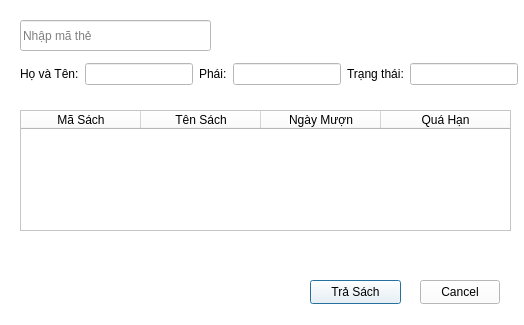
<?xml version="1.0" encoding="UTF-8"?>
<ui version="4.0">
 <class>trasach</class>
 <widget class="QDialog" name="trasach">
  <property name="geometry">
   <rect>
    <x>0</x>
    <y>0</y>
    <width>524</width>
    <height>325</height>
   </rect>
  </property>
  <property name="windowTitle">
   <string>Dialog</string>
  </property>
  <widget class="QWidget" name="widget" native="true">
   <property name="geometry">
    <rect>
     <x>-100</x>
     <y>-10</y>
     <width>801</width>
     <height>431</height>
    </rect>
   </property>
   <property name="styleSheet">
    <string notr="true">background-color: rgb(255, 255, 255);</string>
   </property>
   <widget class="QLineEdit" name="lineEdit_mathe">
    <property name="geometry">
     <rect>
      <x>120</x>
      <y>30</y>
      <width>191</width>
      <height>31</height>
     </rect>
    </property>
    <property name="styleSheet">
     <string notr="true">color: rgb(0, 0, 0);
border-color: rgb(0, 0, 0)</string>
    </property>
    <property name="text">
     <string/>
    </property>
    <property name="placeholderText">
     <string>Nhập mã thẻ </string>
    </property>
   </widget>
   <widget class="QPushButton" name="pushButton_trasach">
    <property name="geometry">
     <rect>
      <x>410</x>
      <y>290</y>
      <width>91</width>
      <height>24</height>
     </rect>
    </property>
    <property name="text">
     <string>Trả Sách</string>
    </property>
   </widget>
   <widget class="QTableWidget" name="tableWidget_trasach">
    <property name="geometry">
     <rect>
      <x>120</x>
      <y>120</y>
      <width>491</width>
      <height>121</height>
     </rect>
    </property>
    <attribute name="horizontalHeaderCascadingSectionResizes">
     <bool>false</bool>
    </attribute>
    <attribute name="horizontalHeaderMinimumSectionSize">
     <number>43</number>
    </attribute>
    <attribute name="horizontalHeaderDefaultSectionSize">
     <number>120</number>
    </attribute>
    <attribute name="horizontalHeaderStretchLastSection">
     <bool>true</bool>
    </attribute>
    <column>
     <property name="text">
      <string>Mã Sách</string>
     </property>
    </column>
    <column>
     <property name="text">
      <string>Tên Sách</string>
     </property>
    </column>
    <column>
     <property name="text">
      <string>Ngày Mượn</string>
     </property>
    </column>
    <column>
     <property name="text">
      <string>Quá Hạn</string>
     </property>
    </column>
   </widget>
   <widget class="QPushButton" name="pushButton">
    <property name="geometry">
     <rect>
      <x>520</x>
      <y>290</y>
      <width>80</width>
      <height>24</height>
     </rect>
    </property>
    <property name="text">
     <string>Cancel</string>
    </property>
   </widget>
   <widget class="QWidget" name="layoutWidget">
    <property name="geometry">
     <rect>
      <x>120</x>
      <y>70</y>
      <width>498</width>
      <height>28</height>
     </rect>
    </property>
    <layout class="QHBoxLayout" name="horizontalLayout_4">
     <item>
      <layout class="QHBoxLayout" name="horizontalLayout">
       <item>
        <widget class="QLabel" name="label_ten">
         <property name="text">
          <string>Họ và Tên:</string>
         </property>
        </widget>
       </item>
       <item>
        <widget class="QLineEdit" name="lineEdit_ten"/>
       </item>
      </layout>
     </item>
     <item>
      <layout class="QHBoxLayout" name="horizontalLayout_2">
       <item>
        <widget class="QLabel" name="label_phai">
         <property name="text">
          <string>Phái:</string>
         </property>
        </widget>
       </item>
       <item>
        <widget class="QLineEdit" name="lineEdit_phai"/>
       </item>
      </layout>
     </item>
     <item>
      <layout class="QHBoxLayout" name="horizontalLayout_3">
       <item>
        <widget class="QLabel" name="label_trangthai">
         <property name="text">
          <string>Trạng thái:</string>
         </property>
        </widget>
       </item>
       <item>
        <widget class="QLineEdit" name="lineEdit_trangthai"/>
       </item>
      </layout>
     </item>
    </layout>
   </widget>
   <widget class="QWidget" name="widget_2" native="true">
    <property name="geometry">
     <rect>
      <x>630</x>
      <y>370</y>
      <width>801</width>
      <height>431</height>
     </rect>
    </property>
    <property name="styleSheet">
     <string notr="true">background-color: rgb(255, 255, 255);</string>
    </property>
    <widget class="QLineEdit" name="lineEdit_mathe_2">
     <property name="geometry">
      <rect>
       <x>120</x>
       <y>30</y>
       <width>191</width>
       <height>31</height>
      </rect>
     </property>
     <property name="styleSheet">
      <string notr="true">color: rgb(0, 0, 0);
border-color: rgb(0, 0, 0)</string>
     </property>
     <property name="text">
      <string/>
     </property>
     <property name="placeholderText">
      <string>Nhập mã thẻ </string>
     </property>
    </widget>
    <widget class="QPushButton" name="pushButton_trasach_2">
     <property name="geometry">
      <rect>
       <x>410</x>
       <y>290</y>
       <width>91</width>
       <height>24</height>
      </rect>
     </property>
     <property name="text">
      <string>Trả Sách</string>
     </property>
    </widget>
    <widget class="QTableWidget" name="tableWidget_trasach_2">
     <property name="geometry">
      <rect>
       <x>120</x>
       <y>120</y>
       <width>491</width>
       <height>121</height>
      </rect>
     </property>
     <attribute name="horizontalHeaderCascadingSectionResizes">
      <bool>false</bool>
     </attribute>
     <attribute name="horizontalHeaderMinimumSectionSize">
      <number>43</number>
     </attribute>
     <attribute name="horizontalHeaderDefaultSectionSize">
      <number>120</number>
     </attribute>
     <attribute name="horizontalHeaderStretchLastSection">
      <bool>true</bool>
     </attribute>
     <column>
      <property name="text">
       <string>Mã Sách</string>
      </property>
     </column>
     <column>
      <property name="text">
       <string>Tên Sách</string>
      </property>
     </column>
     <column>
      <property name="text">
       <string>Ngày Mượn</string>
      </property>
     </column>
     <column>
      <property name="text">
       <string>Quá Hạn</string>
      </property>
     </column>
    </widget>
    <widget class="QPushButton" name="pushButton_2">
     <property name="geometry">
      <rect>
       <x>520</x>
       <y>290</y>
       <width>80</width>
       <height>24</height>
      </rect>
     </property>
     <property name="text">
      <string>Cancel</string>
     </property>
    </widget>
    <widget class="QWidget" name="layoutWidget_2">
     <property name="geometry">
      <rect>
       <x>120</x>
       <y>70</y>
       <width>498</width>
       <height>28</height>
      </rect>
     </property>
     <layout class="QHBoxLayout" name="horizontalLayout_5">
      <item>
       <layout class="QHBoxLayout" name="horizontalLayout_6">
        <item>
         <widget class="QLabel" name="label_ten_2">
          <property name="text">
           <string>Họ và Tên:</string>
          </property>
         </widget>
        </item>
        <item>
         <widget class="QLineEdit" name="lineEdit_ten_2"/>
        </item>
       </layout>
      </item>
      <item>
       <layout class="QHBoxLayout" name="horizontalLayout_7">
        <item>
         <widget class="QLabel" name="label_phai_2">
          <property name="text">
           <string>Phái:</string>
          </property>
         </widget>
        </item>
        <item>
         <widget class="QLineEdit" name="lineEdit_phai_2"/>
        </item>
       </layout>
      </item>
      <item>
       <layout class="QHBoxLayout" name="horizontalLayout_8">
        <item>
         <widget class="QLabel" name="label_trangthai_2">
          <property name="text">
           <string>Trạng thái:</string>
          </property>
         </widget>
        </item>
        <item>
         <widget class="QLineEdit" name="lineEdit_trangthai_2"/>
        </item>
       </layout>
      </item>
     </layout>
    </widget>
   </widget>
  </widget>
 </widget>
 <resources/>
 <connections/>
</ui>
